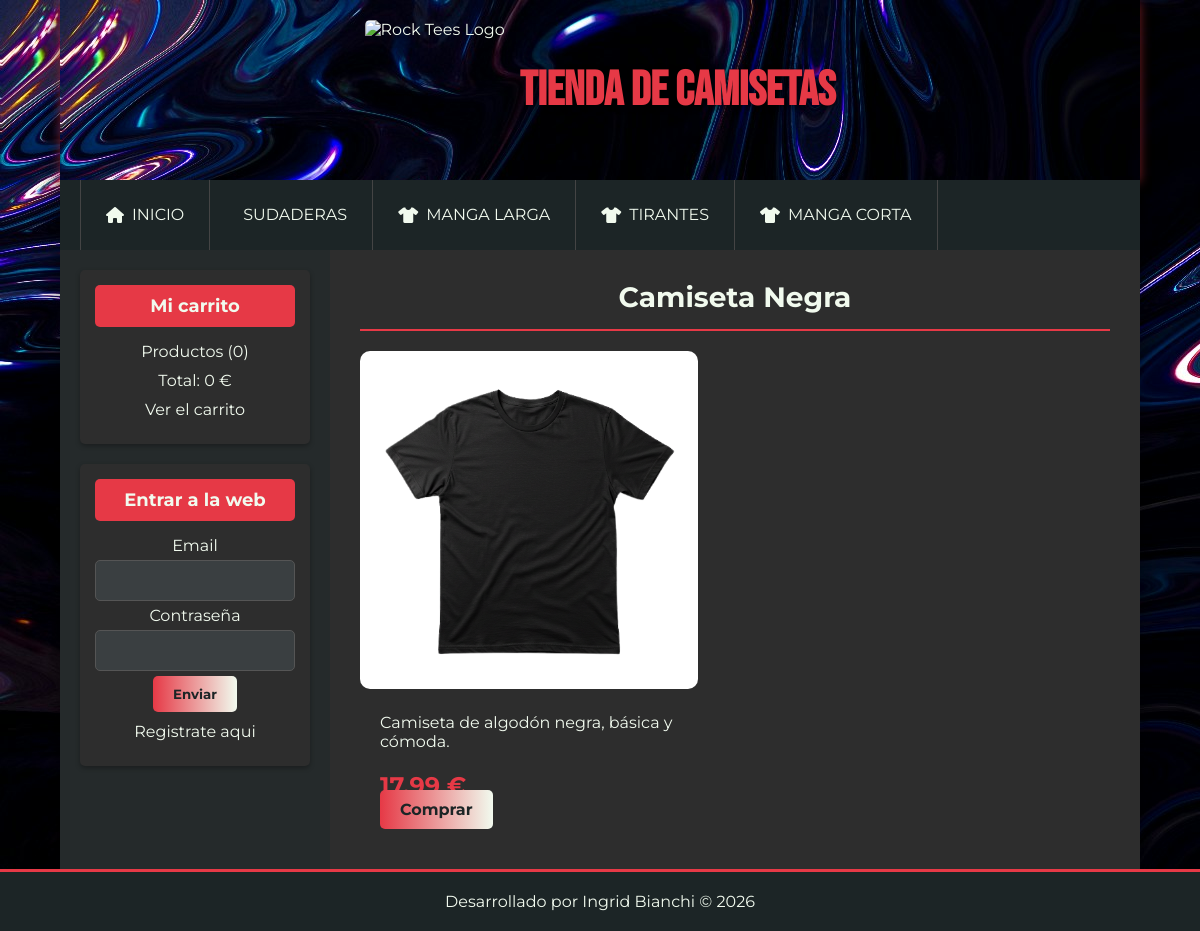
The page /index.php?controller=product&action=ver&id=2 on the database its author committed.
### tables this page shows
CREATE TABLE categorias(
id              int(255) auto_increment not null,
nombre          varchar(100) not null,
CONSTRAINT pk_categorias PRIMARY KEY(id) 
);

CREATE TABLE productos(
id              int(255) auto_increment not null,
categoria_id    int(255) not null,
nombre          varchar(100) not null,
descripcion     text,
precio          float(100,2) not null,
stock           int(255) not null,
oferta          varchar(2),
fecha           date not null,
imagen          varchar(255),
CONSTRAINT pk_productos PRIMARY KEY(id),
CONSTRAINT fk_producto_categoria FOREIGN KEY(categoria_id) REFERENCES categorias(id)
);

### src/Config/Database.php (called while the page is built, shortened)
<?php
class Database
{
    private static ?PDO $instance = null;
    public static function getConnection(): PDO
    {
        if (self::$instance === null) {
            try {
                $host = $_ENV['DB_HOST'] ?? 'db';
                $db   = $_ENV['DB_NAME'] ?? 'tienda_master';
                $user = $_ENV['DB_USER'] ?? 'user';
                $pass = $_ENV['DB_PASSWORD'] ?? 'password';
                $port = $_ENV['DB_PORT'] ?? '3306';
                $charset = 'utf8mb4';
                $dsn = "mysql:host=$host;dbname=$db;charset=$charset;port=$port";
                $options = [
                    PDO::ATTR_ERRMODE            => PDO::ERRMODE_EXCEPTION,
                    PDO::ATTR_DEFAULT_FETCH_MODE => PDO::FETCH_OBJ,
                    PDO::ATTR_EMULATE_PREPARES   => false,
                ];
                self::$instance = new PDO($dsn, $user, $pass, $options);
            } catch (PDOException $e) {
                error_log("Connection failed: " . $e->getMessage());
                die("Error de conexión a la base de datos.");
            }
        }
        return self::$instance;
    }
}

### src/Repositories/ProductRepository.php (called while the page is built, shortened)
<?php
class ProductRepository
{
    private PDO $db;
    public function __construct()
    {
        $this->db = Database::getConnection();
    }
    public function findById(int $id): ?Product
    {
        $sql = "SELECT * FROM productos WHERE id = :id";
        $stmt = $this->db->prepare($sql);
        $stmt->execute([':id' => $id]);
        $data = $stmt->fetch();
        return $data ? $this->mapToModel($data) : null;
    }
    private function mapToModel($data): Product
    {
        $product = new Product();
        $product->setId((int)$data->id)
                ->setCategoriaId((int)$data->categoria_id)
                ->setNombre($data->nombre)
                ->setDescripcion($data->descripcion)
                ->setPrecio((float)$data->precio)
                ->setStock((int)$data->stock)
                ->setOferta($data->oferta)
                ->setFecha($data->fecha)
                ->setImagen($data->imagen);
        return $product;
    }
}

### src/Models/Product.php (called while the page is built, shortened)
<?php
class Product
{
    private ?int $id = null;
    private string $nombre;
    private string $descripcion;
    private float $precio;
    private ?string $imagen = null;
    public function getId(): ?int
    {
        return $this->id;
    }
    public function setId(?int $id): self
    {
        $this->id = $id;
        return $this;
    }
    public function setCategoriaId(int $categoria_id): self
    {
        return $this;
    }
    public function getNombre(): string
    {
        return $this->nombre;
    }
    public function setNombre(string $nombre): self
    {
        $this->nombre = $nombre;
        return $this;
    }
    public function getDescripcion(): string
    {
        return $this->descripcion;
    }
    public function setDescripcion(string $descripcion): self
    {
        $this->descripcion = $descripcion;
        return $this;
    }
    public function getPrecio(): float
    {
        return $this->precio;
    }
    public function setPrecio(float $precio): self
    {
        $this->precio = $precio;
        return $this;
    }
    public function setStock(int $stock): self
    {
        return $this;
    }
    public function setOferta(?string $oferta): self
    {
        return $this;
    }
    public function setFecha(?string $fecha): self
    {
        return $this;
    }
    public function getImagen(): ?string
    {
        return $this->imagen;
    }
    public function setImagen(?string $imagen): self
    {
        $this->imagen = $imagen;
        return $this;
    }
}

### src/Utils/Security.php (called while the page is built, shortened)
<?php
class Security
{
    public static function e(string $string): string
    {
        return htmlspecialchars($string, ENT_QUOTES, 'UTF-8');
    }
}

### src/Repositories/CategoryRepository.php (called while the page is built, shortened)
<?php
class CategoryRepository
{
    private PDO $db;
    public function __construct()
    {
        $this->db = Database::getConnection();
    }
    public function getAll(): array
    {
        $sql = "SELECT * FROM categorias ORDER BY id DESC";
        $stmt = $this->db->query($sql);
        return $stmt->fetchAll();
    }
}

### templates/producto/ver.php (the view, shortened to what this page needs)
<?php if (isset($product)): ?>
	<h1><?= Security::e($product->getNombre()) ?></h1>
	<div id="detail-product">
		<div class="image">
			<?php if ($product->getImagen() != null): ?>
				<img src="uploads/images/<?= Security::e($product->getImagen()) ?>" />
			<?php else: ?>
				<img src="assets/img/camiseta.png" />
			<?php endif; ?>
		</div>
		<div class="data">
			<p class="description"><?= Security::e($product->getDescripcion()) ?></p>
			<p class="price"><?= Security::e((string)$product->getPrecio()) ?> €</p>
			<a href="index.php?controller=carrito&action=add&id=<?= $product->getId() ?>" class="button">Comprar</a>
		</div>
	</div>
<?php else: ?>
	<h1>El producto no existe</h1>
<?php endif; ?>

### templates/layout/header.php (shortened to what this page needs)
<!DOCTYPE HTML>
<html lang="es">
<head>
	<link rel="stylesheet" href="assets/css/styles.css" />
	<link rel="stylesheet" href="https://cdnjs.cloudflare.com/ajax/libs/font-awesome/6.0.0-beta3/css/all.min.css">
</head>
<body>
	<div id="container">
		<header id="header">
			<div id="logo">
				<img src="assets/img/logo.camisetas.png" alt="Rock Tees Logo" height="140" />
				<a href="index.php">
					Tienda de Camisetas
				</a>
			</div>
		</header>
		<nav id="menu">
			<ul class="menu-items">
				<li><a href="index.php"><i class="fas fa-home"></i> Inicio</a></li>
				<?php foreach ($allCategories as $cat): ?>
					<li>
						<a href="index.php?controller=categoria&action=ver&id=<?= $cat->id ?>">
							<?php $icono = (stripos($cat->nombre, 'sudadera') !== false) ? 'fas fa-hoodie' : ((stripos($cat->nombre, 'tirantes') !== false) ? 'fas fa-shirt' : 'fas fa-tshirt'); ?>
							<i class="<?= $icono ?>"></i> <?= $cat->nombre ?>
						</a>
					</li>
				<?php endforeach; ?>
			</ul>
		</nav>
		<div id="content">

### public/assets/css/styles.css (style rules this page uses)
* { padding: 0; margin: 0; box-sizing: border-box; font-family: 'Montserrat', sans-serif, Helvetica, Arial; }
body { background: #1C2526 url('../img/vinyl-texture.jpg') repeat; color: #F1FAEE; }
a { color: #E63946; text-decoration: none; transition: color 0.3s ease; }
#container { width: 90%; max-width: 1200px; margin: 0 auto; background: #2D2D2D; box-shadow: 0 0 20px rgba(0, 0, 0, 0.5); }
#header { background: #2D2D2D url('../img/vinyl-texture.jpg') repeat; padding: 20px 0; display: flex; align-items: center; justify-content: center; box-shadow: 0 2px 10px rgba(230, 57, 70, 0.5); position: relative; }
#logo { display: flex; align-items: center; text-align: center; }
#logo img { height: 140px; border-radius: 5px; transition: all 0.3s ease; }
#logo a { font-family: 'Bebas Neue', sans-serif; font-size: 48px; font-weight: 900; color: #E63946; text-transform: uppercase; margin-left: 15px; text-shadow: 2px 2px 6px rgba(0, 0, 0, 0.8); transition: all 0.3s ease; }
#menu { background: #1C2526; height: 70px; position: sticky; top: 0; z-index: 1000; border-bottom: none; }
.menu-items { display: flex; list-style: none; margin: 0 auto; padding: 0 20px; max-width: 1200px; align-items: center; }
.menu-items li { line-height: 70px; border-right: 1px solid #444; position: relative; }
.menu-items li:first-child { border-left: 1px solid #444; }
.menu-items a { color: #F1FAEE; padding: 0 25px; display: flex; align-items: center; font-size: 16px; text-transform: uppercase; transition: all 0.3s ease; }
.menu-items a i { margin-right: 8px; }
#content { display: flex; background: #2D2D2D; min-height: 600px; }
input[type="button"], input[type="submit"], button, .button { background: linear-gradient(90deg, #E63946, #F1FAEE); color: #1C2526; padding: 10px 20px; border: none; border-radius: 5px; cursor: pointer; font-weight: 700; transition: all 0.3s ease; }
#central h1 { font-size: 28px; font-weight: 700; text-align: center; color: #F1FAEE; border-bottom: 2px solid #E63946; padding-bottom: 15px; margin-bottom: 20px; }
#detail-product .image { width: 45%; }
#detail-product img { width: 100%; border-radius: 10px; }
#detail-product .data { width: 50%; padding: 20px; }
#detail-product .description { font-size: 16px; color: #F1FAEE; margin-bottom: 20px; }
#detail-product .price { font-size: 24px; color: #E63946; font-weight: 700; }
#detail-product .button { width: 220px; text-align: center; }

### rows shown on the page
categorias: nombre "SUDADERAS"
categorias: nombre "MANGA LARGA"
categorias: nombre "TIRANTES"
categorias: nombre "MANGA CORTA"
productos: nombre "Camiseta Negra", imagen (picture), descripcion "Camiseta de algodón negra, básica y cómoda.", precio "17.99"

### other values the page prints
$stats['count'] "0"
$stats['total'] "0"
